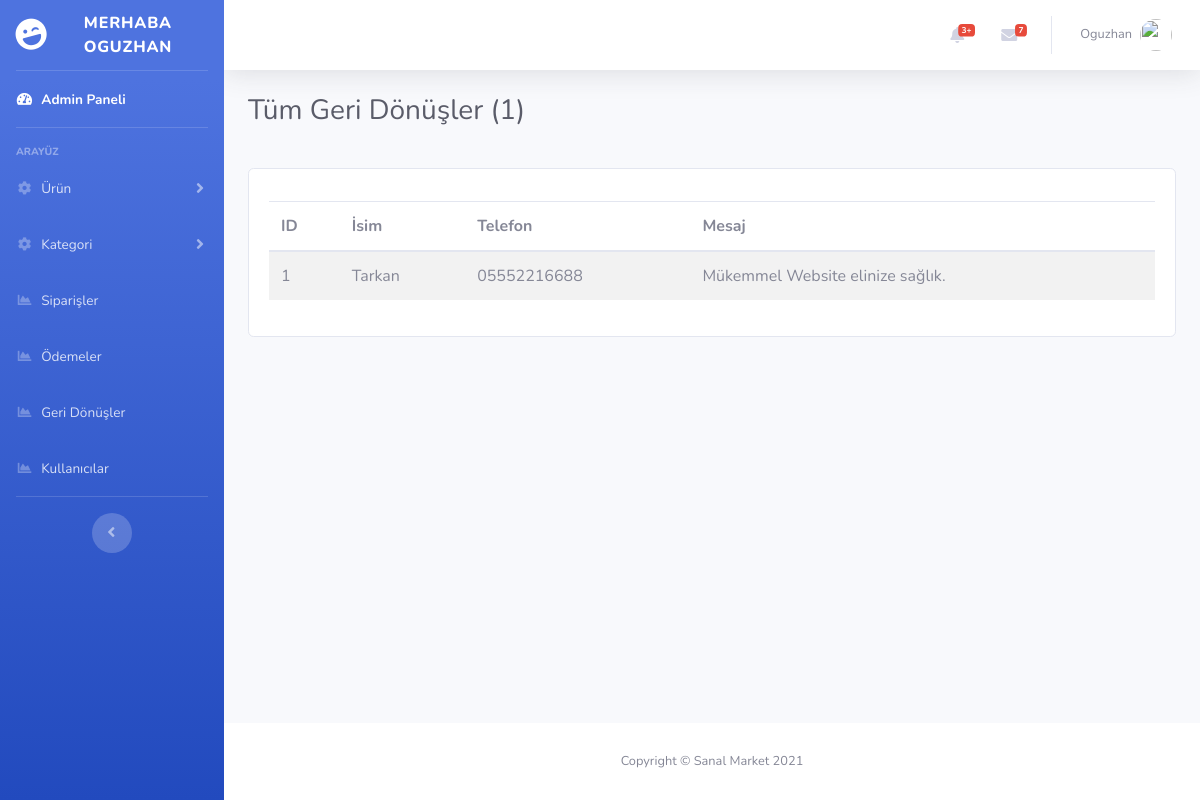
/admin/feedbacks.php (signed in), run on the app's committed database.
### tables this page shows
CREATE TABLE `feedback` (
  `fid` int(10) NOT NULL,
  `name` varchar(50) DEFAULT NULL,
  `mobile` varchar(12) DEFAULT NULL,
  `msg` mediumtext DEFAULT NULL,
  `uid` int(10) DEFAULT NULL
);

### admin/feedbacks.php (the view, shortened to what this page needs)
<?php
require '../dbcon.php';
$result = $conn->query('SELECT * FROM `feedback` ORDER BY `fid` DESC');
$total_feedback = $result->num_rows;
?>
<!DOCTYPE html>
<html lang="en">
<head>
<?php
    require 'include/head.php';
?>
</head>
<body id="page-top">
  <div id="wrapper">
<?php
    require 'include/sidebar.php';
?>
    <div id="content-wrapper" class="d-flex flex-column">
      <div id="content">
<?php
    require 'include/topbar.php';
?>
        <div class="container-fluid">
          <div class="d-sm-flex align-items-center justify-content-between mb-4">
            <h1 class="h3 mb-0 text-gray-800">Tüm Geri Dönüşler (<?=$total_feedback?>)</h1>
          </div>
            <div class="row">
                <div class="col-12">
                </div>
                <div class="col-12">
                    <div class="card">
                        <div class="card-body">
                            <div class="table-responsive">
                                <table class="table table-striped">
                                    <thead>
                                        <tr>
                                            <th>ID</th>
                                            <th>İsim</th>
                                            <th>Telefon</th>
                                            <th>Mesaj</th>
                                        </tr>
                                    </thead>
                                    <tbody>
                                        <?php
                                        if ($total_feedback) {
                                            while ($row = $result->fetch_assoc()) {
                                                ?>
                                        <tr>
                                            <td><?=$row['fid']?></td>
                                            <td><?=$row['name']?></td>
                                            <td><?=$row['mobile']?></td>
                                            <td><?=$row['msg']?></td>
                                        </tr>
										<?php
                                            }
                                        }
                                        ?>
                                    </tbody>
                                </table>
                            </div>
                        </div>
                    </div>
                </div>
            </div>
        </div>
         </div>
      <footer class="sticky-footer bg-white">
        <div class="container my-auto">
          <div class="copyright text-center my-auto">
            <span>Copyright &copy; Sanal Market 2021</span>
          </div>
        </div>
      </footer>
    </div>
  </div>
</body>
</html>

### data on the page
feedback: fid "1", name "Tarkan", mobile "05552216688", msg "Mükemmel Website elinize sağlık."

### other printed values
$_SESSION['ADMIN_NAME'] "OGUZHAN"
$_SESSION['ADMIN_NAME'] "Oguzhan"
$total_feedback "1"
